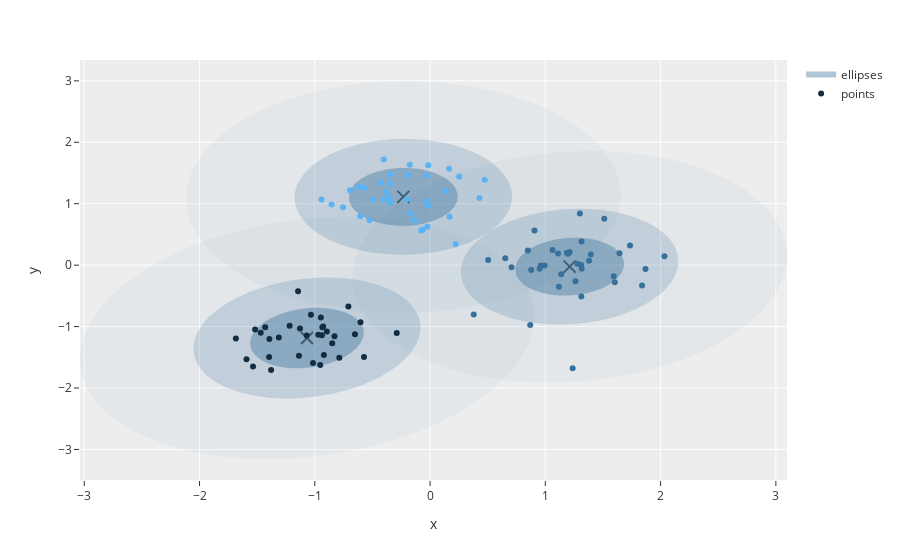

Write notebook code for a chart like this one.
### Code cell
plot_gaussian_mixtures(gmm, x_train_scaled)
